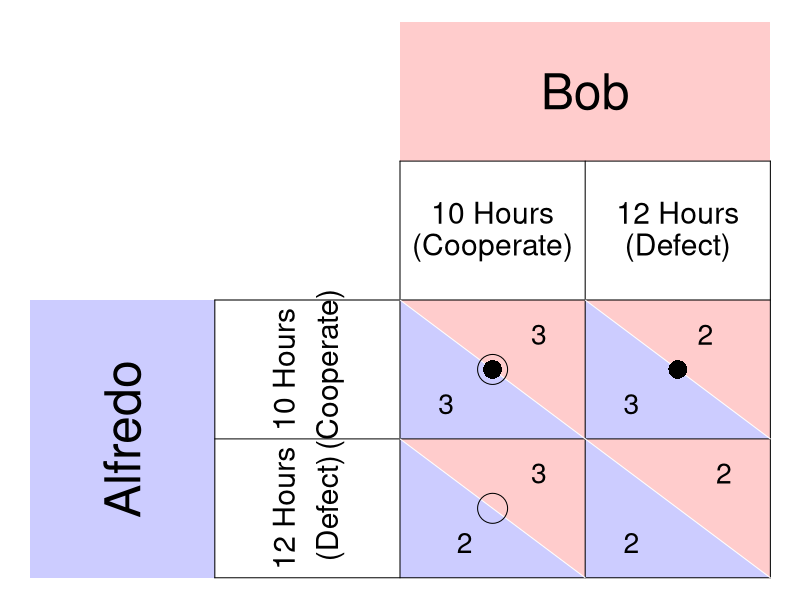

Reproduce this figure in R.
require(ggplot2)
require(shape)
pdf(file = "society/matrix_liability_numerical_solution.pdf", width = 9, height = 7)

par(mar =  c(0, 0, 0, 0))
xlims <- c(0, 8)
ylims <- c(0, 8)

#TextSizes
PlayerSize <- 3
StratSize <- 1.8
PayoffSize <- 1.7
p1fadelevel <- 0.2
p2fadelevel <- 0.2

#Payoffs are listed as c("NW", "SW", "NE", "SE")

#Considerations for Player 1
P1Name <- c("Alfredo")
P1Strat <- c("10 Hours", "12 Hours")
P1Strat2 <- c("(Cooperate)", "(Defect)")
P1Payoffs <- c("3", "2", "3", "2")
P1BR1 <- c("NW") #Must be NW or SW - the BR prints accordingly. 
P1BR2 <- c("NE") #Must be NE or SE - the BR prints accordingly. 
P1bestsize <- 2.5 #Adjusts size of point indicating best response of P1
#NW = (5, 3); SW = (5,1); NE = (7, 3); SE = (7, 1)

#Considerations for Player 2
P2Name <- c("Bob")
P2Strat <- c("10 Hours", "12 Hours")
P2Strat2 <- c("(Cooperate)", "(Defect)")
P2Payoffs <- c("3", "3", "2", "2")
P2BR1 <- c("NW") #Must be NW or SW - the BR prints accordingly. 
P2BR2 <- c("SW") #Must be NE or SE - the BR prints accordingly. 
P2bestsize <- 4 #Adjusts size of circle indicating best response of P1

plot(0, 0, xlim = xlims, ylim = ylims, type = "n",
     xlab = expression(""),
     ylab = expression(""),
     xaxt = "n", 
     yaxt = "n", 
     cex.lab = 2, 
     bty = "n")



#Color and label for Player 1 and their strategies
polygon(c(0,0,2,2,0), c(0,4,4,0,0), col=rgb(0, 0, 1, p1fadelevel), density=NULL, border = NA)
text(1, 2, P1Name[1], srt = 90, cex = PlayerSize)
text(2.75, 3, P1Strat[1], cex = StratSize, srt = 90)
text(3.25, 3, P1Strat2[1], cex = StratSize, srt = 90)
text(2.75, 1, P1Strat[2], cex = StratSize, srt = 90)
text(3.25, 1, P1Strat2[2], cex = StratSize, srt = 90)


#Color and label for Player 2
polygon(c(4,4,8,8,4), c(8,6,6,8,8), col=rgb(1, 0, 0, p2fadelevel), density=NULL, border = NA)
text(6, 7, P2Name[1], cex = PlayerSize)

text(5, 5.25, P2Strat[1], cex = StratSize)
text(5, 4.75, P2Strat2[1], cex = StratSize)
text(7, 5.25, P2Strat[2], cex = StratSize)
text(7, 4.75, P2Strat2[2], cex = StratSize)

#NorthWest cell 
#P1
polygon(c(4,4,6,4), c(4,2,2,4), col=rgb(0, 0, 1, p1fadelevel), density=NULL, border = NA)
#P2
polygon(c(4,6,6,4), c(4,4,2,4), col=rgb(1, 0, 0, p2fadelevel), density=NULL, border = NA)

#P1
text(4.5, 2.5, P1Payoffs[1], cex = PayoffSize)
#P2
text(5.5, 3.5, P2Payoffs[1], cex = PayoffSize)

#SouthWest cell  
#P1
polygon(c(4,4,6,4), c(2,0,0,2), col=rgb(0, 0, 1, p1fadelevel), density=NULL, border = NA)
#P2
polygon(c(4,6,6,4), c(2,2,0,2), col=rgb(1, 0, 0, p2fadelevel), density=NULL, border = NA)

#P1
text(4.7, 0.5, P1Payoffs[2], cex = PayoffSize)
#P2
text(5.5, 1.5, P2Payoffs[2], cex = PayoffSize)


#NorthEast cell 
#P1
polygon(c(6,6,8,6), c(4,2,2,4), col=rgb(0, 0, 1, p1fadelevel), density=NULL, border = NA)
#P2
polygon(c(6,8,8,6), c(4,4,2,4), col=rgb(1, 0, 0, p2fadelevel), density=NULL, border = NA)
#P1
text(6.5, 2.5, P1Payoffs[3], cex = PayoffSize)
#P2
text(7.3, 3.5, P2Payoffs[3], cex = PayoffSize)

#SouthEast cell 
#P1
polygon(c(6,6,8,6), c(2,0,0,2), col=rgb(0, 0, 1, p1fadelevel), density=NULL, border = NA)
#P2
polygon(c(6,8,8,6), c(2,2,0,2), col=rgb(1, 0, 0, p2fadelevel), density=NULL, border = NA)
#P1
text(6.5, 0.5, P1Payoffs[4], cex = PayoffSize)
#P2
text(7.5, 1.5, P2Payoffs[4], cex = PayoffSize)


#Lines for the Table
segments(8, 0, 8, 6, lty = 1, col = "black")
segments(4, 6, 8, 6, lty = 1, col = "black")
segments(2, 0, 2, 4, lty = 1, col = "black")
segments(2, 0, 8, 0, lty = 1, col = "black")
segments(2, 4, 8, 4, lty = 1, col = "black")
segments(4, 0, 4, 6, lty = 1, col = "black")
segments(2, 2, 8, 2, lty = 1, col = "black")
segments(6, 0, 6, 6, lty = 1, col = "black")

#Diagonals
#NW
segments(4, 4, 6, 2, lty = 1, col = "white")
#NE
segments(6, 4, 8, 2, lty = 1, col = "white")
#SW
segments(4, 2, 6, 0, lty = 1, col = "white")
#Se
segments(6, 2, 8, 0, lty = 1, col = "white")


#Best responses 
#P1 
if (P1BR1[1] == "NW"){
  points(5, 3, pch = 16, col = "black", cex = P1bestsize)
} else{points(5, 1, pch = 16, col = "black", cex = P1bestsize)
}

if (P1BR2[1] == "NE"){
  points(7, 3, pch = 16, col = "black", cex = P1bestsize)
} else{points(7, 1, pch = 16, col = "black", cex = P1bestsize)
}


#P2
if (P2BR1[1] == "NW"){
  points(5, 3, pch = 1, col = "black", cex = P2bestsize)
} else{points(7, 3, pch = 1, col = "black", cex = P2bestsize)
}

if (P2BR2[1] == "SW"){
  points(5, 1, pch = 1, col = "black", cex = P2bestsize)
} else{points(7, 1, pch = 1, col = "black", cex = P2bestsize)
}

dev.off()
